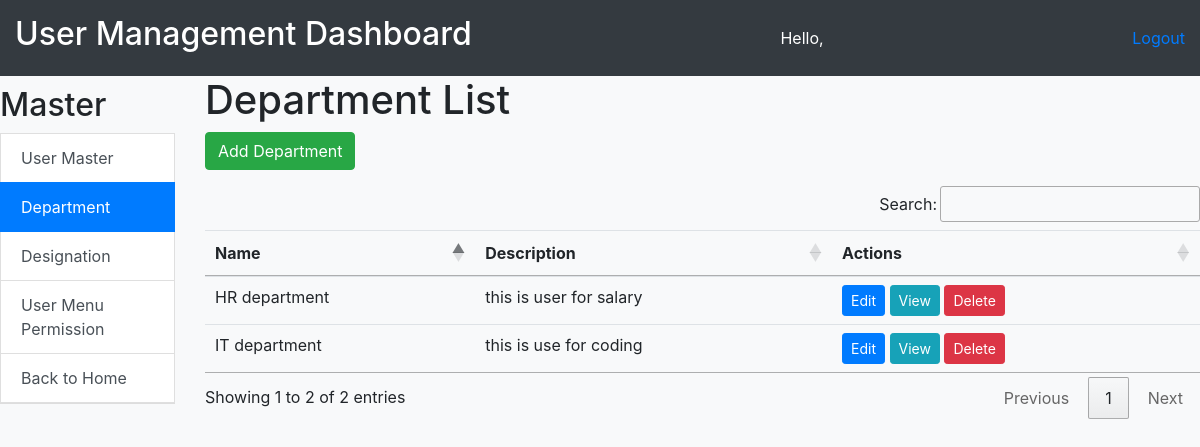
Page /emp_home/department/ (signed in) on the earlier database version.
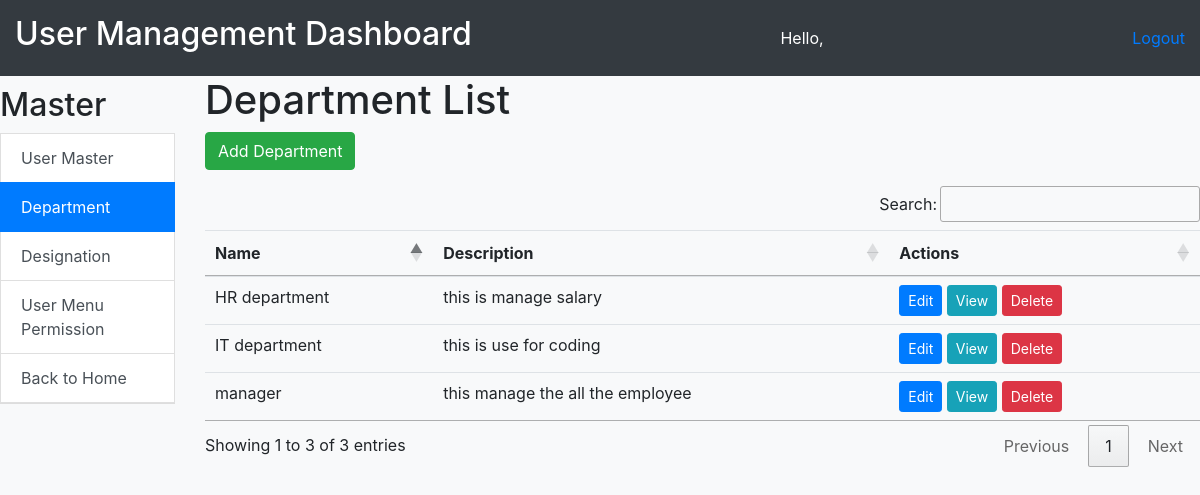
Same page on the later database version.
### employee/models.py (models this page shows, shortened)
class Department(models.Model):
    STATUS_CHOICES = [
        (1, 'Active'),
        (0, 'Inactive'),
    ]
    name = models.TextField()
    description = models.TextField()
    status = models.IntegerField(choices=STATUS_CHOICES, default=1)
    date_added = models.DateTimeField(default=timezone.now)
    date_updated = models.DateTimeField(auto_now=True)

### employee/views.py (the view)
# urls.py: path('department/', department, name='department'),
def department(request):
    is_staff_user = request.user.is_staff
    if is_staff_user:
        departments = Department.objects.all()
        return render(request, 'department.html', {'departments': departments})
    else:
        employee_detail = get_object_or_404(EmployeeDetail, user=request.user)
        department = employee_detail.empdept
        return render(request, 'view_department.html', {'department': department})

### employee/templates/department.html (shortened to what this page needs)
{% extends 'user_management.html' %}
{% block content %}
  <h1>Department List</h1>
  <a href="{% url 'add_department' %}" class="btn btn-success mb-3">Add Department</a>
  <table class="table" id='example'>
    <thead>
      <tr>
        <th scope="col">Name</th>
        <th scope="col">Description</th>
        <th scope="col">Actions</th>
      </tr>
    </thead>
    <tbody>
      {% for department in departments %}
        <tr>
          <td>{{ department.name }}</td>
          <td>{{ department.description }}</td>
          <td>
            <a href="{% url 'edit_department' department.id %}" class="btn btn-primary btn-sm">Edit</a>
            <a href="{% url 'view_department' department.id %}" class="btn btn-info btn-sm">View</a>
            <button type="button" class="btn btn-danger btn-sm" data-toggle="modal" data-target="#deleteDepartment{{ department.id }}">
              Delete
            </button>
          </td>
        </tr>
      {% endfor %}
    </tbody>
  </table>
{% endblock %}

Differences in the rows shown:
changed Department "HR department": description "this is user for salary" → "this is manage salary"
added Department: name "manager", description "this manage the all the employee"
Other differences:
text written by a page script: "Search: Showing 1 to 2 of 2 entries Previous 1 Next" → "Search: Showing 1 to 3 of 3 entries Previous 1 Next"
